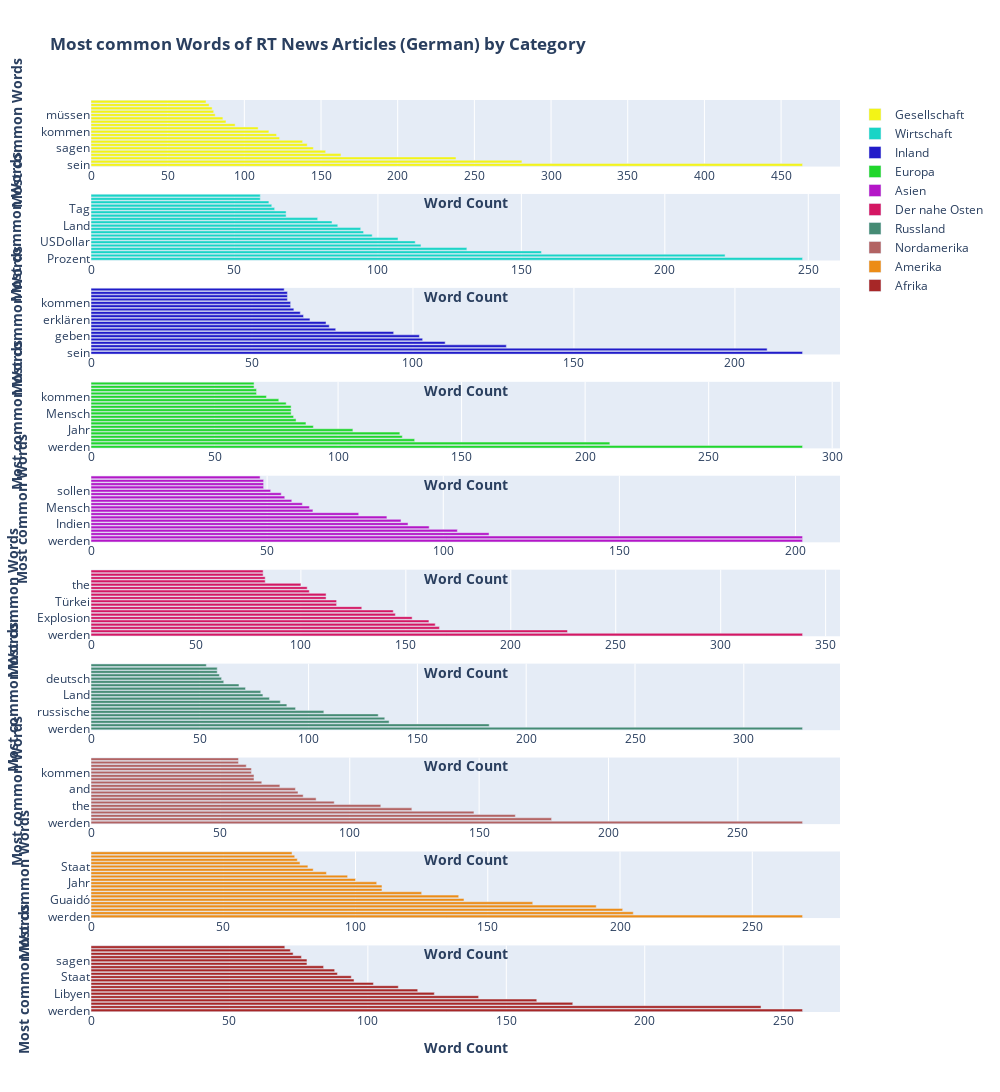

Source (notebook cell):
### Code cell
# Viualize: Bag-of-words by category
gesellschaft = bow_df[bow_df['Category'] == 'gesellschaft']
wirtschaft = bow_df[bow_df['Category'] == 'wirtschaft']
inland =  bow_df[bow_df['Category'] == 'inland']
asien =  bow_df[bow_df['Category'] == 'asien']
amerika =  bow_df[bow_df['Category'] == 'amerika']
nordamerika = bow_df[bow_df['Category'] == 'nordamerika']
europa =  bow_df[bow_df['Category'] == 'europa']
der_nahe_osten =  bow_df[bow_df['Category'] == 'der-nahe-osten']
afrika =  bow_df[bow_df['Category'] == 'afrika']
russland =  bow_df[bow_df['Category'] == 'russland']


gesellschaft = go.Bar(y=gesellschaft['Most common word'], x=gesellschaft['Count Word'],
            marker=dict(color="#f3f416"), orientation='h', name='Gesellschaft')

wirtschaft = go.Bar(y=wirtschaft['Most common word'], x=wirtschaft['Count Word'],
            marker=dict(color="#19d4c6"), orientation='h', name='Wirtschaft')

inland = go.Bar(y=inland['Most common word'], x=inland['Count Word'],
            marker=dict(color="#211bc9"), orientation='h', name='Inland')

asien = go.Bar(y=asien['Most common word'], x=asien['Count Word'],
            marker=dict(color="#b416c7"), orientation='h', name='Asien')

amerika = go.Bar(y=amerika['Most common word'], x=amerika['Count Word'],
            marker=dict(color="#ec8c16"), orientation='h', name='Amerika')

nordamerika = go.Bar(y=nordamerika['Most common word'], x=nordamerika['Count Word'],
            marker=dict(color="#b26363"), orientation='h',name='Nordamerika')

europa = go.Bar(y=europa['Most common word'],x=europa['Count Word'],
            marker=dict(color="#20d62c"), orientation='h', name='Europa')

der_nahe_osten = go.Bar(y=der_nahe_osten['Most common word'], x=der_nahe_osten['Count Word'],
            marker=dict(color="#d41763"), orientation='h', name='Der nahe Osten')

afrika = go.Bar(y=afrika['Most common word'], x=afrika['Count Word'],
            marker=dict(color="#a72727"), orientation='h', name='Afrika')

russland = go.Bar(y=russland['Most common word'], x=russland['Count Word'],
            marker=dict(color="#458b74"), orientation='h', name='Russland')




fig = plotly.subplots.make_subplots(rows=10, cols=1)

fig.append_trace(gesellschaft, 1,1)
fig.append_trace(wirtschaft, 2, 1)
fig.append_trace(inland, 3,1)
fig.append_trace(europa, 4, 1)
fig.append_trace(asien, 5,1)
fig.append_trace(der_nahe_osten, 6, 1)
fig.append_trace(russland, 7,1)
fig.append_trace(nordamerika, 8, 1)
fig.append_trace(amerika, 9,1)
fig.append_trace(afrika, 10, 1)


fig.update_yaxes(title_text='<b>Most common Words</b>')
fig.update_xaxes(title_text='<b>Word Count</b>')

fig.update_layout(height=5000, width=1000,
                  title_text='<b>Most common Words of RT News Articles (German) by Category</b>', # title of plot
                  # gap between bars of adjacent location coordinates
                  bargap=0.2,
                  # gap between bars of the same location coordinates
                  bargroupgap=0.01)




fig.show()

### Figure 1 — Plotly figure (JSON) as saved in the notebook; plotly's stock layout.template omitted (floating-point values rounded to 4 significant figures)
{"data": [{"marker": {"color": "#f3f416"}, "name": "Gesellschaft", "orientation": "h", "type": "bar", "x": [464, 281, 238, 163, 153, 145, 141, 138, 123, 121, 116, 109, 94, 88, 86, 81, 80, 79, 77, 75], "xaxis": "x", "y": ["sein", "werden", "geben", "Jahr", "Mensch", "sagen", "mehr", "Kind", "gehen", "können", "kommen", "viel", "Virus", "sehen", "ganz", "müssen", "haben", "Maßnahme", "immer", "Test"], "yaxis": "y"}, {"marker": {"color": "#19d4c6"}, "name": "Wirtschaft", "orientation": "h", "type": "bar", "x": [248, 221, 157, 131, 115, 113, 107, 98, 95, 94, 86, 84, 79, 68, 68, 64, 63, 62, 59, 59], "xaxis": "x2", "y": ["Prozent", "Jahr", "Unternehmen", "werden", "China", "USDollar", "Milliarde", "Million", "sagen", "sein", "Land", "USA", "groß", "geben", "Euro", "Tag", "pro", "mehr", "seit", "Monat"], "yaxis": "y2"}, {"marker": {"color": "#211bc9"}, "name": "Inland", "orientation": "h", "type": "bar", "x": [221, 210, 129, 110, 103, 102, 94, 76, 74, 73, 68, 66, 65, 63, 62, 62, 61, 61, 61, 60], "xaxis": "x3", "y": ["sein", "werden", "Polizei", "sagen", "Mensch", "geben", "Berlin", "mehr", "Deutschland", "Nawalny", "erklären", "müssen", "Kind", "Jahr", "Bundesregierung", "kommen", "Prozent", "Fall", "Berliner", "haben"], "yaxis": "y3"}, {"marker": {"color": "#20d62c"}, "name": "Europa", "orientation": "h", "type": "bar", "x": [288, 210, 131, 126, 125, 106, 90, 87, 83, 82, 81, 81, 81, 79, 76, 71, 67, 67, 66, 66], "xaxis": "x4", "y": ["werden", "sein", "Land", "geben", "sagen", "Jahr", "Nawalny", "Regierung", "Türkei", "Russland", "Mensch", "seit", "Präsident", "russisch", "Lukaschenko", "kommen", "gehen", "türkisch", "erklären", "deutsch"], "yaxis": "y4"}, {"marker": {"color": "#b416c7"}, "name": "Asien", "orientation": "h", "type": "bar", "x": [202, 202, 113, 104, 96, 90, 88, 84, 76, 63, 62, 60, 57, 55, 54, 51, 49, 49, 49, 48], "xaxis": "x5", "y": ["werden", "China", "Land", "Jahr", "sein", "Indien", "chinesisch", "USA", "indisch", "Peking", "Mensch", "chinesische", "geben", "mehr", "Prozent", "sollen", "erklären", "seit", "beid", "weit"], "yaxis": "y5"}, {"marker": {"color": "#d41763"}, "name": "Der nahe Osten", "orientation": "h", "type": "bar", "x": [339, 227, 166, 164, 161, 153, 145, 144, 129, 117, 117, 112, 112, 104, 103, 100, 83, 83, 82, 82], "xaxis": "x6", "y": ["werden", "Israel", "sein", "Land", "Libanon", "Explosion", "Beirut", "Iran", "Jahr", "seit", "Türkei", "sagen", "Syrien", "Regierung", "USA", "the", "Mensch", "geben", "Hafen", "Präsident"], "yaxis": "y6"}, {"marker": {"color": "#458b74"}, "name": "Russland", "orientation": "h", "type": "bar", "x": [327, 183, 137, 135, 132, 107, 94, 90, 87, 82, 79, 78, 71, 68, 61, 60, 59, 58, 58, 53], "xaxis": "x7", "y": ["werden", "russisch", "Jahr", "sein", "Russland", "russische", "Impfstoff", "geben", "sagen", "Moskau", "Land", "Nawalny", "bereits", "Arzt", "sollen", "deutsch", "Mensch", "mehr", "erst", "erklären"], "yaxis": "y7"}, {"marker": {"color": "#b26363"}, "name": "Nordamerika", "orientation": "h", "type": "bar", "x": [275, 178, 164, 148, 124, 112, 94, 87, 82, 80, 79, 73, 66, 63, 63, 62, 62, 60, 57, 57], "xaxis": "x8", "y": ["werden", "Trump", "sein", "Jahr", "USA", "the", "sagen", "to", "a", "Polizei", "and", "erklären", "of", "mehr", "geben", "kommen", "Million", "seit", "Donald", "Präsident"], "yaxis": "y8"}, {"marker": {"color": "#ec8c16"}, "name": "Amerika", "orientation": "h", "type": "bar", "x": [269, 205, 201, 191, 167, 141, 139, 125, 110, 110, 108, 100, 97, 89, 84, 82, 79, 78, 77, 76], "xaxis": "x9", "y": ["werden", "Präsident", "Venezuela", "Land", "Regierung", "Guaidó", "de", "sein", "USA", "venezolanischen", "Jahr", "geben", "Venezuelas", "Bolsonaro", "Maduro", "Staat", "weit", "mehr", "Mensch", "erklären"], "yaxis": "y9"}, {"marker": {"color": "#a72727"}, "name": "Afrika", "orientation": "h", "type": "bar", "x": [257, 242, 174, 161, 140, 124, 118, 111, 102, 95, 94, 89, 88, 84, 78, 78, 76, 73, 72, 70], "xaxis": "x10", "y": ["werden", "Land", "Jahr", "Mali", "sein", "Libyen", "Afrika", "Regierung", "Frankreich", "seit", "Staat", "Präsident", "Mensch", "mehr", "geben", "sagen", "kommen", "erklären", "Region", "afrikanisch"], "yaxis": "y10"}], "layout": {"bargap": 0.2, "bargroupgap": 0.01, "height": 5000, "title": {"text": "<b>Most common Words of RT News Articles (German) by Category</b>"}, "width": 1000, "xaxis": {"anchor": "y", "domain": [0, 1], "title": {"text": "<b>Word Count</b>"}}, "xaxis10": {"anchor": "y10", "domain": [0, 1], "title": {"text": "<b>Word Count</b>"}}, "xaxis2": {"anchor": "y2", "domain": [0, 1], "title": {"text": "<b>Word Count</b>"}}, "xaxis3": {"anchor": "y3", "domain": [0, 1], "title": {"text": "<b>Word Count</b>"}}, "xaxis4": {"anchor": "y4", "domain": [0, 1], "title": {"text": "<b>Word Count</b>"}}, "xaxis5": {"anchor": "y5", "domain": [0, 1], "title": {"text": "<b>Word Count</b>"}}, "xaxis6": {"anchor": "y6", "domain": [0, 1], "title": {"text": "<b>Word Count</b>"}}, "xaxis7": {"anchor": "y7", "domain": [0, 1], "title": {"text": "<b>Word Count</b>"}}, "xaxis8": {"anchor": "y8", "domain": [0, 1], "title": {"text": "<b>Word Count</b>"}}, "xaxis9": {"anchor": "y9", "domain": [0, 1], "title": {"text": "<b>Word Count</b>"}}, "yaxis": {"anchor": "x", "domain": [0.927, 1.0], "title": {"text": "<b>Most common Words</b>"}}, "yaxis10": {"anchor": "x10", "domain": [0, 0.073], "title": {"text": "<b>Most common Words</b>"}}, "yaxis2": {"anchor": "x2", "domain": [0.824, 0.897], "title": {"text": "<b>Most common Words</b>"}}, "yaxis3": {"anchor": "x3", "domain": [0.721, 0.794], "title": {"text": "<b>Most common Words</b>"}}, "yaxis4": {"anchor": "x4", "domain": [0.618, 0.691], "title": {"text": "<b>Most common Words</b>"}}, "yaxis5": {"anchor": "x5", "domain": [0.515, 0.588], "title": {"text": "<b>Most common Words</b>"}}, "yaxis6": {"anchor": "x6", "domain": [0.412, 0.485], "title": {"text": "<b>Most common Words</b>"}}, "yaxis7": {"anchor": "x7", "domain": [0.309, 0.382], "title": {"text": "<b>Most common Words</b>"}}, "yaxis8": {"anchor": "x8", "domain": [0.206, 0.279], "title": {"text": "<b>Most common Words</b>"}}, "yaxis9": {"anchor": "x9", "domain": [0.103, 0.176], "title": {"text": "<b>Most common Words</b>"}}}}
